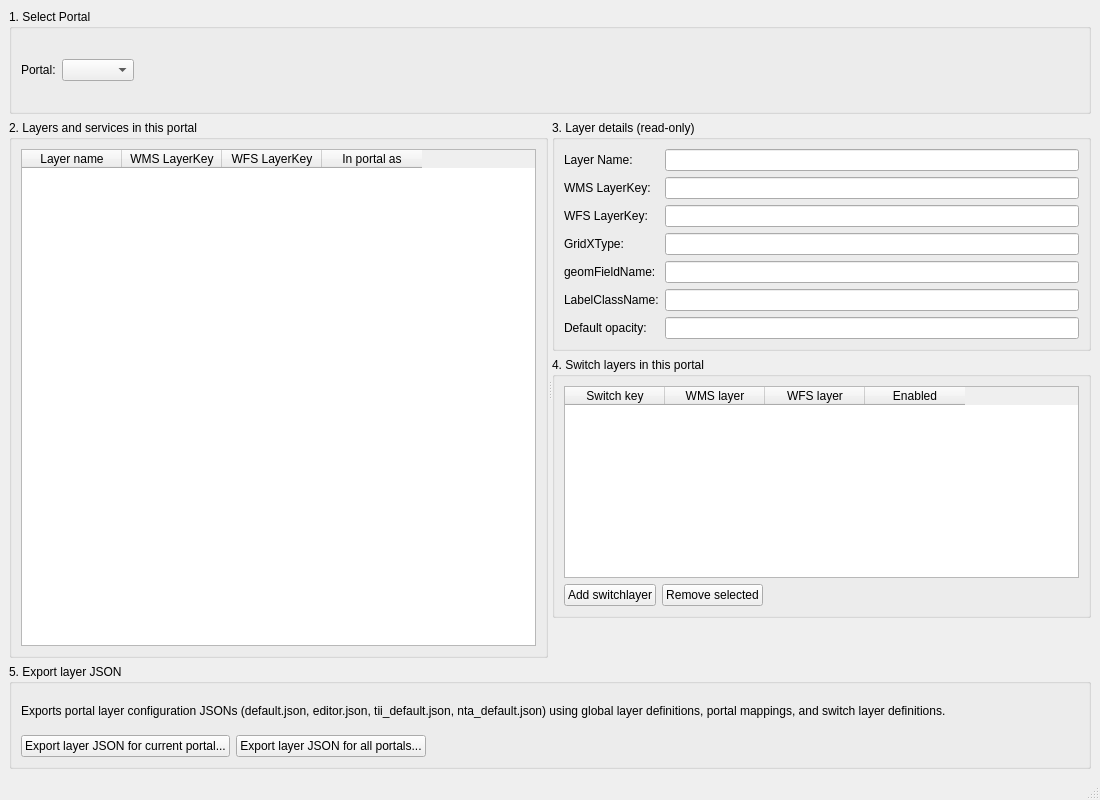
<?xml version="1.0" encoding="UTF-8"?>
<ui version="4.0">
 <class>PortalLayerConfigWindow</class>
 <widget class="QMainWindow" name="PortalLayerConfigWindow">
  <property name="geometry">
   <rect>
    <x>0</x>
    <y>0</y>
    <width>1100</width>
    <height>800</height>
   </rect>
  </property>
  <property name="windowTitle">
   <string>Portal Layer Config</string>
  </property>
  <widget class="QWidget" name="centralwidget">
   <layout class="QVBoxLayout" name="verticalLayout_portalLayerConfig">
    <item>
     <widget class="QGroupBox" name="groupBox_portalSelectLayers">
      <property name="title">
       <string>1. Select Portal</string>
      </property>
      <layout class="QHBoxLayout" name="horizontalLayout_portalSelectLayers">
       <item>
        <widget class="QLabel" name="label_portalSelectLayers">
         <property name="text">
          <string>Portal:</string>
         </property>
        </widget>
       </item>
       <item>
        <widget class="QComboBox" name="cmbPortalSelectLayers"/>
       </item>
       <item>
        <spacer name="horizontalSpacer_portalSelectLayers">
         <property name="orientation">
          <enum>Qt::Horizontal</enum>
         </property>
         <property name="sizeHint" stdset="0">
          <size>
           <width>40</width>
           <height>20</height>
          </size>
         </property>
        </spacer>
       </item>
      </layout>
     </widget>
    </item>
    <item>
     <widget class="QSplitter" name="splitter_portalLayerConfig">
      <property name="orientation">
       <enum>Qt::Horizontal</enum>
      </property>
      <widget class="QWidget" name="widget_portalLayersLeft">
       <layout class="QVBoxLayout" name="verticalLayout_portalLayersLeft">
        <item>
         <widget class="QGroupBox" name="groupBox_portalLayers">
          <property name="title">
           <string>2. Layers and services in this portal</string>
          </property>
          <layout class="QVBoxLayout" name="verticalLayout_portalLayersInner">
           <item>
            <widget class="QTableWidget" name="tblPortalLayers">
             <column>
              <property name="text">
               <string>Layer name</string>
              </property>
             </column>
             <column>
              <property name="text">
               <string>WMS LayerKey</string>
              </property>
             </column>
             <column>
              <property name="text">
               <string>WFS LayerKey</string>
              </property>
             </column>
             <column>
              <property name="text">
               <string>In portal as</string>
              </property>
             </column>
            </widget>
           </item>
          </layout>
         </widget>
        </item>
       </layout>
      </widget>
      <widget class="QWidget" name="widget_portalLayersRight">
       <layout class="QVBoxLayout" name="verticalLayout_portalLayersRight">
        <item>
         <widget class="QGroupBox" name="groupBox_layerDetailsPortal">
          <property name="title">
           <string>3. Layer details (read-only)</string>
          </property>
          <layout class="QFormLayout" name="formLayout_layerDetailsPortal">
           <item row="0" column="0">
            <widget class="QLabel" name="label_layerNamePortal">
             <property name="text">
              <string>Layer Name:</string>
             </property>
            </widget>
           </item>
           <item row="0" column="1">
            <widget class="QLineEdit" name="txtLayerNamePortal">
             <property name="readOnly">
              <bool>true</bool>
             </property>
            </widget>
           </item>
           <item row="1" column="0">
            <widget class="QLabel" name="label_wmsKeyPortal">
             <property name="text">
              <string>WMS LayerKey:</string>
             </property>
            </widget>
           </item>
           <item row="1" column="1">
            <widget class="QLineEdit" name="txtWmsKeyPortal">
             <property name="readOnly">
              <bool>true</bool>
             </property>
            </widget>
           </item>
           <item row="2" column="0">
            <widget class="QLabel" name="label_wfsKeyPortal">
             <property name="text">
              <string>WFS LayerKey:</string>
             </property>
            </widget>
           </item>
           <item row="2" column="1">
            <widget class="QLineEdit" name="txtWfsKeyPortal">
             <property name="readOnly">
              <bool>true</bool>
             </property>
            </widget>
           </item>
           <item row="3" column="0">
            <widget class="QLabel" name="label_gridXTypePortal">
             <property name="text">
              <string>GridXType:</string>
             </property>
            </widget>
           </item>
           <item row="3" column="1">
            <widget class="QLineEdit" name="txtGridXTypePortal">
             <property name="readOnly">
              <bool>true</bool>
             </property>
            </widget>
           </item>
           <item row="4" column="0">
            <widget class="QLabel" name="label_geomFieldPortal">
             <property name="text">
              <string>geomFieldName:</string>
             </property>
            </widget>
           </item>
           <item row="4" column="1">
            <widget class="QLineEdit" name="txtGeomFieldPortal">
             <property name="readOnly">
              <bool>true</bool>
             </property>
            </widget>
           </item>
           <item row="5" column="0">
            <widget class="QLabel" name="label_labelClassPortal">
             <property name="text">
              <string>LabelClassName:</string>
             </property>
            </widget>
           </item>
           <item row="5" column="1">
            <widget class="QLineEdit" name="txtLabelClassPortal">
             <property name="readOnly">
              <bool>true</bool>
             </property>
            </widget>
           </item>
           <item row="6" column="0">
            <widget class="QLabel" name="label_opacityPortal">
             <property name="text">
              <string>Default opacity:</string>
             </property>
            </widget>
           </item>
           <item row="6" column="1">
            <widget class="QLineEdit" name="txtOpacityPortal">
             <property name="readOnly">
              <bool>true</bool>
             </property>
            </widget>
           </item>
          </layout>
         </widget>
        </item>
        <item>
         <widget class="QGroupBox" name="groupBox_switchLayersPortal">
          <property name="title">
           <string>4. Switch layers in this portal</string>
          </property>
          <layout class="QVBoxLayout" name="verticalLayout_switchLayersPortal">
           <item>
            <widget class="QTableWidget" name="tblSwitchLayersPortal">
             <column>
              <property name="text">
               <string>Switch key</string>
              </property>
             </column>
             <column>
              <property name="text">
               <string>WMS layer</string>
              </property>
             </column>
             <column>
              <property name="text">
               <string>WFS layer</string>
              </property>
             </column>
             <column>
              <property name="text">
               <string>Enabled</string>
              </property>
             </column>
            </widget>
           </item>
           <item>
            <layout class="QHBoxLayout" name="horizontalLayout_switchLayerButtons">
             <item>
              <widget class="QPushButton" name="btnAddSwitchLayerPortal">
               <property name="text">
                <string>Add switchlayer</string>
               </property>
              </widget>
             </item>
             <item>
              <widget class="QPushButton" name="btnRemoveSwitchLayerPortal">
               <property name="text">
                <string>Remove selected</string>
               </property>
              </widget>
             </item>
             <item>
              <spacer name="horizontalSpacer_switchLayerButtons">
               <property name="orientation">
                <enum>Qt::Horizontal</enum>
               </property>
               <property name="sizeHint" stdset="0">
                <size>
                 <width>40</width>
                 <height>20</height>
                </size>
               </property>
              </spacer>
             </item>
            </layout>
           </item>
          </layout>
         </widget>
        </item>
        <item>
         <spacer name="verticalSpacer_layerDetailsPortal">
          <property name="orientation">
           <enum>Qt::Vertical</enum>
          </property>
          <property name="sizeHint" stdset="0">
           <size>
            <width>20</width>
            <height>40</height>
           </size>
          </property>
         </spacer>
        </item>
       </layout>
      </widget>
     </widget>
    </item>
    <item>
     <widget class="QGroupBox" name="groupBox_exportLayerJson">
      <property name="title">
       <string>5. Export layer JSON</string>
      </property>
      <layout class="QVBoxLayout" name="verticalLayout_exportLayerJson">
       <item>
        <widget class="QLabel" name="label_exportLayerJsonInfo">
         <property name="text">
          <string>Exports portal layer configuration JSONs (default.json, editor.json, tii_default.json, nta_default.json) using global layer definitions, portal mappings, and switch layer definitions.</string>
         </property>
         <property name="wordWrap">
          <bool>true</bool>
         </property>
        </widget>
       </item>
       <item>
        <layout class="QHBoxLayout" name="horizontalLayout_exportLayerJsonButtons">
         <item>
          <widget class="QPushButton" name="btnExportCurrentPortalLayersJson">
           <property name="text">
            <string>Export layer JSON for current portal...</string>
           </property>
          </widget>
         </item>
         <item>
          <widget class="QPushButton" name="btnExportAllPortalsLayersJson">
           <property name="text">
            <string>Export layer JSON for all portals...</string>
           </property>
          </widget>
         </item>
         <item>
          <spacer name="horizontalSpacer_exportLayerJsonButtons">
           <property name="orientation">
            <enum>Qt::Horizontal</enum>
           </property>
           <property name="sizeHint" stdset="0">
            <size>
             <width>40</width>
             <height>20</height>
            </size>
           </property>
          </spacer>
         </item>
        </layout>
       </item>
      </layout>
     </widget>
    </item>
   </layout>
  </widget>
  <widget class="QMenuBar" name="menubar">
   <property name="geometry">
    <rect>
     <x>0</x>
     <y>0</y>
     <width>1100</width>
     <height>21</height>
    </rect>
   </property>
  </widget>
  <widget class="QStatusBar" name="statusbar"/>
 </widget>
 <resources/>
 <connections/>
</ui>
